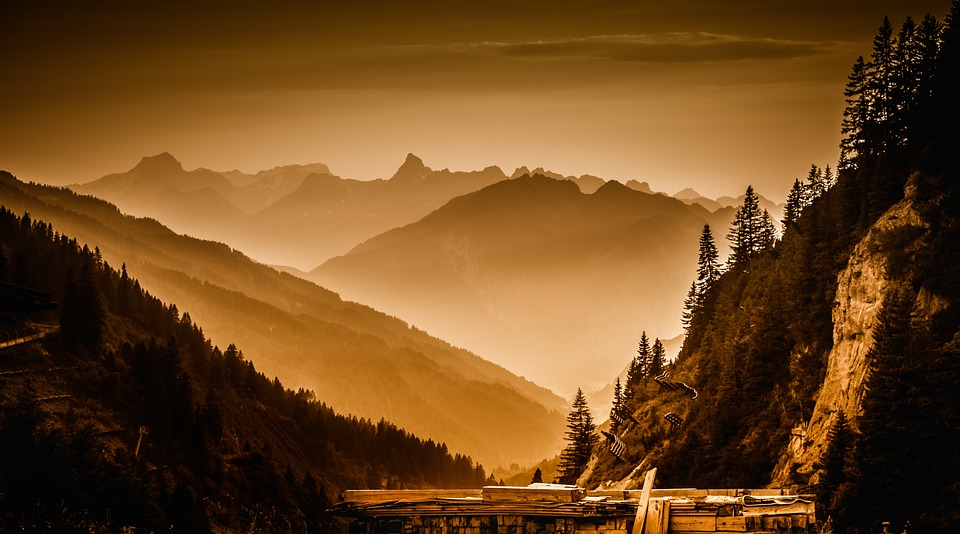
//> input picture Chapter5_TransferingImage_MorphologicalOperation/ErodingAndDialating/1.jpg, 960 x 534 px
$ ./main   (built with g++ and OpenCV 4)
//> lines starting //> are read from the running program, lines starting //| are printed output that depends on the picture
#include <opencv2\core.hpp>
#include <opencv2\highgui.hpp>
#include <opencv2\imgproc.hpp>
#include <iostream>
/*
	Erode  : choose a structure and one anchor point in the structure. Move the structure over the image, replace the pixel in anchor
			by MINIMUM pixel in this structure -> remove noise
	Dilate : choose a structure and one anchor point in the structure. Move the structure over the image, replace the pixel in anchor
			by MAXIMUM pixel in this structure -> fill hole
*/
using namespace std;
using namespace cv;

int main()
{
	Mat image = imread("1.jpg", IMREAD_COLOR);
//> image is the input picture: 534 rows x 960 cols, CV_8UC3; mean B, G, R 31, 72.4, 110.5
	if (!image.empty())
	{
		// [6 lines of commented-out code are left out]
		Mat closed;
		Mat opened;
		Mat gradient;
		//remove small hole (dark region)
		morphologyEx(image, closed, MORPH_CLOSE, Mat(5, 5, CV_8U, Scalar(0)));
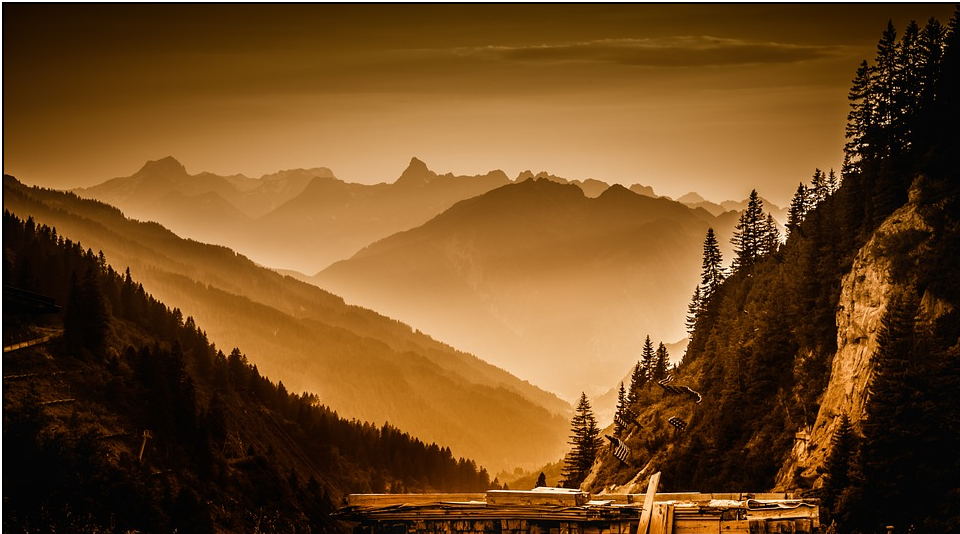
//> closed: 534 rows x 960 cols, CV_8UC3; mean B, G, R 32.4, 73.7, 111.6

		//remove small object (object is bright on dark foreground)
		morphologyEx(image, opened, MORPH_CLOSE, Mat(5, 5, CV_8U, Scalar(0)));

		morphologyEx(image, gradient, MORPH_GRADIENT, Mat());
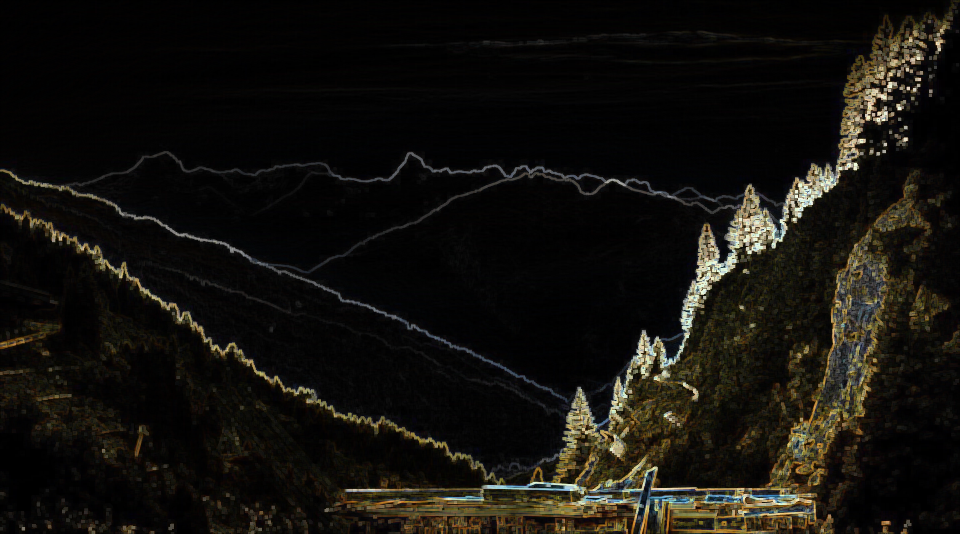
//> gradient: 534 rows x 960 cols, CV_8UC3; mean B, G, R 13.4, 17.9, 19.8
		imshow("Original", image);
		imshow("Gradient", gradient);
		waitKey(0);
	}
	return 0;
}
